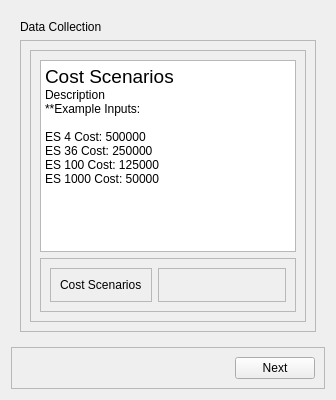
            <widget class="QWidget" name="cost_page_2">
             <layout class="QVBoxLayout" name="verticalLayout_36">
              <item>
               <widget class="QFrame" name="frame_23">
                <property name="frameShape">
                 <enum>QFrame::NoFrame</enum>
                </property>
                <property name="frameShadow">
                 <enum>QFrame::Raised</enum>
                </property>
                <layout class="QVBoxLayout" name="verticalLayout_34">
                 <item>
                  <widget class="QLabel" name="label_11">
                   <property name="styleSheet">
                    <string notr="true">font: 24pt &quot;Segoe UI&quot;;</string>
                   </property>
                   <property name="text">
                    <string>Data Collection</string>
                   </property>
                  </widget>
                 </item>
                 <item>
                  <widget class="QFrame" name="frame_36">
                   <property name="frameShape">
                    <enum>QFrame::StyledPanel</enum>
                   </property>
                   <property name="frameShadow">
                    <enum>QFrame::Raised</enum>
                   </property>
                   <layout class="QHBoxLayout" name="horizontalLayout_11">
                    <item>
                     <widget class="QFrame" name="frame_37">
                      <property name="frameShape">
                       <enum>QFrame::StyledPanel</enum>
                      </property>
                      <property name="frameShadow">
                       <enum>QFrame::Raised</enum>
                      </property>
                      <layout class="QVBoxLayout" name="verticalLayout_51">
                       <item>
                        <widget class="QTextBrowser" name="textBrowser_7">
                         <property name="html">
                          <string>&lt;!DOCTYPE HTML PUBLIC &quot;-//W3C//DTD HTML 4.0//EN&quot; &quot;http://www.w3.org/TR/REC-html40/strict.dtd&quot;&gt;
&lt;html&gt;&lt;head&gt;&lt;meta name=&quot;qrichtext&quot; content=&quot;1&quot; /&gt;&lt;meta charset=&quot;utf-8&quot; /&gt;&lt;style type=&quot;text/css&quot;&gt;
p, li { white-space: pre-wrap; }
hr { height: 1px; border-width: 0; }
li.unchecked::marker { content: &quot;\2610&quot;; }
li.checked::marker { content: &quot;\2612&quot;; }
&lt;/style&gt;&lt;/head&gt;&lt;body style=&quot; font-family:'.AppleSystemUIFont'; font-size:13pt; font-weight:400; font-style:normal;&quot;&gt;
&lt;p style=&quot; margin-top:0px; margin-bottom:0px; margin-left:0px; margin-right:0px; -qt-block-indent:0; text-indent:0px;&quot;&gt;&lt;span style=&quot; font-family:'Segoe UI'; font-size:14pt;&quot;&gt;Cost Scenarios&lt;/span&gt;&lt;/p&gt;
&lt;p style=&quot; margin-top:0px; margin-bottom:0px; margin-left:0px; margin-right:0px; -qt-block-indent:0; text-indent:0px;&quot;&gt;&lt;span style=&quot; font-family:'Segoe UI'; font-size:9pt;&quot;&gt;Description&lt;/span&gt;&lt;/p&gt;
&lt;p style=&quot; margin-top:0px; margin-bottom:0px; margin-left:0px; margin-right:0px; -qt-block-indent:0; text-indent:0px;&quot;&gt;&lt;span style=&quot; font-family:'Segoe UI'; font-size:9pt;&quot;&gt;**Example Inputs:&lt;/span&gt;&lt;/p&gt;
&lt;p style=&quot;-qt-paragraph-type:empty; margin-top:0px; margin-bottom:0px; margin-left:0px; margin-right:0px; -qt-block-indent:0; text-indent:0px; font-family:'Segoe UI'; font-size:9pt;&quot;&gt;&lt;br /&gt;&lt;/p&gt;
&lt;p style=&quot; margin-top:0px; margin-bottom:0px; margin-left:0px; margin-right:0px; -qt-block-indent:0; text-indent:0px;&quot;&gt;&lt;span style=&quot; font-family:'Segoe UI'; font-size:9pt;&quot;&gt;ES 4 Cost: 500000&lt;/span&gt;&lt;/p&gt;
&lt;p style=&quot; margin-top:0px; margin-bottom:0px; margin-left:0px; margin-right:0px; -qt-block-indent:0; text-indent:0px;&quot;&gt;&lt;span style=&quot; font-family:'Segoe UI'; font-size:9pt;&quot;&gt;ES 36 Cost: 250000&lt;/span&gt;&lt;/p&gt;
&lt;p style=&quot; margin-top:0px; margin-bottom:0px; margin-left:0px; margin-right:0px; -qt-block-indent:0; text-indent:0px;&quot;&gt;&lt;span style=&quot; font-family:'Segoe UI'; font-size:9pt;&quot;&gt;ES 100 Cost: 125000&lt;/span&gt;&lt;/p&gt;
&lt;p style=&quot; margin-top:0px; margin-bottom:0px; margin-left:0px; margin-right:0px; -qt-block-indent:0; text-indent:0px;&quot;&gt;&lt;span style=&quot; font-family:'Segoe UI'; font-size:9pt;&quot;&gt;ES 1000 Cost: 50000&lt;/span&gt;&lt;/p&gt;&lt;/body&gt;&lt;/html&gt;</string>
                         </property>
                        </widget>
                       </item>
                       <item>
                        <widget class="QFrame" name="frame_91">
                         <property name="frameShape">
                          <enum>QFrame::StyledPanel</enum>
                         </property>
                         <property name="frameShadow">
                          <enum>QFrame::Raised</enum>
                         </property>
                         <layout class="QHBoxLayout" name="horizontalLayout_52" stretch="2,5">
                          <item>
                           <widget class="QFrame" name="frame_92">
                            <property name="frameShape">
                             <enum>QFrame::StyledPanel</enum>
                            </property>
                            <property name="frameShadow">
                             <enum>QFrame::Raised</enum>
                            </property>
                            <layout class="QVBoxLayout" name="verticalLayout_35">
                             <item alignment="Qt::AlignLeft|Qt::AlignTop">
                              <widget class="QLabel" name="label_18">
                               <property name="styleSheet">
                                <string notr="true">font: 700 12pt &quot;Segoe UI&quot;;</string>
                               </property>
                               <property name="text">
                                <string>Cost Scenarios</string>
                               </property>
                              </widget>
                             </item>
                            </layout>
                           </widget>
                          </item>
                          <item>
                           <widget class="QFrame" name="frame_93">
                            <property name="frameShape">
                             <enum>QFrame::StyledPanel</enum>
                            </property>
                            <property name="frameShadow">
                             <enum>QFrame::Raised</enum>
                            </property>
                            <layout class="QVBoxLayout" name="verticalLayout_50">
                             <property name="spacing">
                              <number>12</number>
                             </property>
                             <property name="leftMargin">
                              <number>0</number>
                             </property>
                             <property name="topMargin">
                              <number>0</number>
                             </property>
                             <property name="rightMargin">
                              <number>0</number>
                             </property>
                             <property name="bottomMargin">
                              <number>0</number>
                             </property>
                            </layout>
                           </widget>
                          </item>
                         </layout>
                        </widget>
                       </item>
                      </layout>
                     </widget>
                    </item>
                   </layout>
                  </widget>
                 </item>
                </layout>
               </widget>
              </item>
              <item>
               <widget class="QFrame" name="frame_47">
                <property name="frameShape">
                 <enum>QFrame::StyledPanel</enum>
                </property>
                <property name="frameShadow">
                 <enum>QFrame::Raised</enum>
                </property>
                <layout class="QHBoxLayout" name="horizontalLayout_21">
                 <item>
                  <spacer name="horizontalSpacer_10">
                   <property name="orientation">
                    <enum>Qt::Horizontal</enum>
                   </property>
                   <property name="sizeHint" stdset="0">
                    <size>
                     <width>40</width>
                     <height>20</height>
                    </size>
                   </property>
                  </spacer>
                 </item>
                 <item>
                  <widget class="QPushButton" name="next_6">
                   <property name="text">
                    <string>Next</string>
                   </property>
                  </widget>
                 </item>
                </layout>
               </widget>
              </item>
             </layout>
            </widget>
